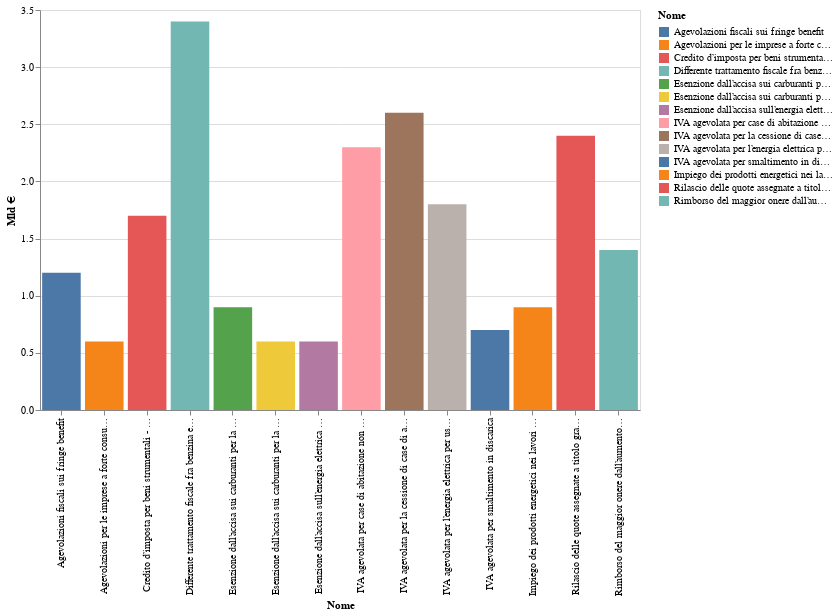

Notebook source saved alongside this figure:
### Code cell
chart = alt.Chart(suss_amb).mark_bar().encode(
    x=alt.X("Nome:N", title="Nome"),  
    y=alt.Y("Mld €:Q", title="Mld €"),    
    color=alt.Color("Nome:N"),           
    tooltip=[alt.Tooltip("Nome:N"),      
             alt.Tooltip("Mld €:Q")        
            ]
).properties(
    width=600,  
    height=400   
)

display(chart)

### Figure 1 — Vega-Lite specification as saved in the notebook (floating-point values rounded to 4 significant figures)
{"config": {"view": {"continuousWidth": 300, "continuousHeight": 300}}, "data": {"name": "data-e394d59b78d4c92d1d7f796ea8e70f14"}, "mark": {"type": "bar"}, "encoding": {"color": {"field": "Nome", "type": "nominal"}, "tooltip": [{"field": "Nome", "type": "nominal"}, {"field": "Mld €", "type": "quantitative"}], "x": {"field": "Nome", "title": "Nome", "type": "nominal"}, "y": {"field": "Mld €", "title": "Mld €", "type": "quantitative"}}, "height": 400, "width": 600, "$schema": "https://vega.github.io/schema/vega-lite/v5.6.1.json", "datasets": {"data-e394d59b78d4c92d1d7f796ea8e70f14": [{"Codice": "EN.SI.24", "Nome": "Differente trattamento fiscale fra benzina e gasolio", "Mld €": 3.4, "FFS": "FFS", "Livello di riformabilità": " Nazionale"}, {"Codice": "IVA.01", "Nome": "IVA agevolata per la cessione di case di abitazione non di lusso", "Mld €": 2.6, "FFS": null, "Livello di riformabilità": "Nazionale"}, {"Codice": "EN.SD.01", "Nome": "Rilascio delle quote assegnate a titolo gratuito", "Mld €": 2.4, "FFS": "FFS", "Livello di riformabilità": " Europeo"}, {"Codice": "IVA.13", "Nome": "IVA agevolata per case di abitazione non di lusso", "Mld €": 2.3, "FFS": null, "Livello di riformabilità": "Nazionale"}, {"Codice": "IVA.07", "Nome": "IVA agevolata per l’energia elettrica per uso domestico", "Mld €": 1.8, "FFS": "FFS", "Livello di riformabilità": " Nazionale"}, {"Codice": "AL.SI.02", "Nome": "Credito d’imposta per beni strumentali - Mezzogiorno", "Mld €": 1.7, "FFS": null, "Livello di riformabilità": "Nazionale"}, {"Codice": "EN.SI.19", "Nome": "Rimborso del maggior onere dall’aumento dell’accisa sul gasolio", "Mld €": 1.4, "FFS": "FFS", "Livello di riformabilità": " Nazionale"}, {"Codice": "TR.SI.04", "Nome": "Agevolazioni fiscali sui fringe benefit", "Mld €": 1.2, "FFS": "FFS", "Livello di riformabilità": " Nazionale"}, {"Codice": "EN.SI.21", "Nome": "Impiego dei prodotti energetici nei lavori agricoli e assimilati", "Mld €": 0.9, "FFS": "FFS", "Livello di riformabilità": " Nazionale"}, {"Codice": "EN.SI.04", "Nome": "Esenzione dall’accisa sui carburanti per la navigazione aerea", "Mld €": 0.9, "FFS": "FFS", "Livello di riformabilità": " Internazionale/Nazionale"}, {"Codice": "IVA.17", "Nome": "IVA agevolata per smaltimento in discarica", "Mld €": 0.7, "FFS": null, "Livello di riformabilità": "Nazionale"}, {"Codice": "EN.SI.05", "Nome": "Esenzione dall’accisa sui carburanti per la navigazione marittima", "Mld €": 0.6, "FFS": "FFS", "Livello di riformabilità": " Nazionale"}, {"Codice": "EN.SI.02", "Nome": "Esenzione dall’accisa sull’energia elettrica per le abitazioni", "Mld €": 0.6, "FFS": "FFS", "Livello di riformabilità": " Nazionale"}, {"Codice": "EN.SI.29", "Nome": "Agevolazioni per le imprese a forte consumo di energia elettrica", "Mld €": 0.6, "FFS": "FFS", "Livello di riformabilità": " Nazionale"}]}}
